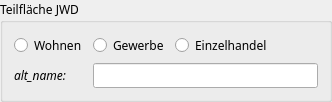
             <widget class="QGroupBox" name="groupBox_3">
              <property name="font">
               <font>
                <family>Raleway</family>
               </font>
              </property>
              <property name="title">
               <string>Teilfläche JWD</string>
              </property>
              <layout class="QGridLayout" name="gridLayout_3">
               <item row="0" column="1">
                <widget class="QRadioButton" name="radioButton_22">
                 <property name="sizePolicy">
                  <sizepolicy hsizetype="Preferred" vsizetype="Fixed">
                   <horstretch>0</horstretch>
                   <verstretch>0</verstretch>
                  </sizepolicy>
                 </property>
                 <property name="text">
                  <string>Gewerbe</string>
                 </property>
                </widget>
               </item>
               <item row="0" column="0">
                <widget class="QRadioButton" name="radioButton_24">
                 <property name="sizePolicy">
                  <sizepolicy hsizetype="Preferred" vsizetype="Fixed">
                   <horstretch>0</horstretch>
                   <verstretch>0</verstretch>
                  </sizepolicy>
                 </property>
                 <property name="text">
                  <string>Wohnen</string>
                 </property>
                </widget>
               </item>
               <item row="0" column="2">
                <widget class="QRadioButton" name="radioButton_23">
                 <property name="sizePolicy">
                  <sizepolicy hsizetype="Preferred" vsizetype="Fixed">
                   <horstretch>0</horstretch>
                   <verstretch>0</verstretch>
                  </sizepolicy>
                 </property>
                 <property name="autoFillBackground">
                  <bool>false</bool>
                 </property>
                 <property name="text">
                  <string>Einzelhandel</string>
                 </property>
                </widget>
               </item>
               <item row="1" column="0">
                <widget class="QLabel" name="label_9">
                 <property name="font">
                  <font>
                   <italic>true</italic>
                  </font>
                 </property>
                 <property name="text">
                  <string>alt_name:</string>
                 </property>
                </widget>
               </item>
               <item row="0" column="3">
                <spacer name="horizontalSpacer_4">
                 <property name="orientation">
                  <enum>Qt::Horizontal</enum>
                 </property>
                 <property name="sizeHint" stdset="0">
                  <size>
                   <width>40</width>
                   <height>20</height>
                  </size>
                 </property>
                </spacer>
               </item>
               <item row="1" column="1" colspan="3">
                <widget class="QLineEdit" name="lineEdit_5"/>
               </item>
              </layout>
             </widget>
